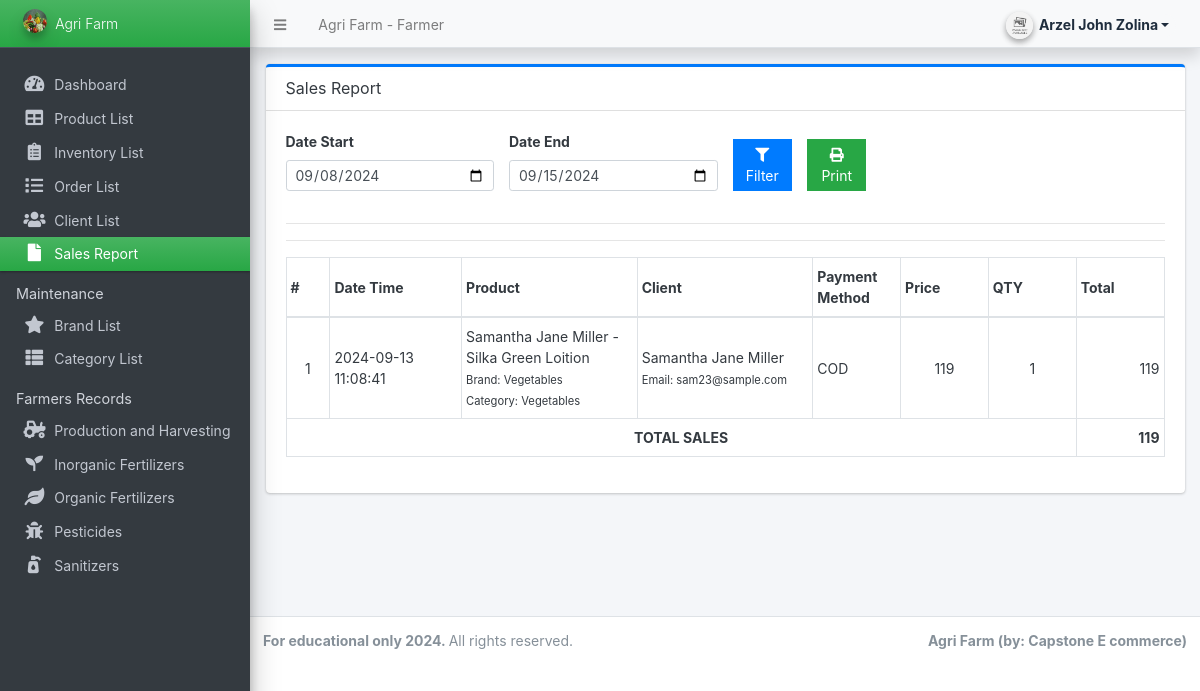
Before: /farmer/?page=sales (signed in) with the older database file.
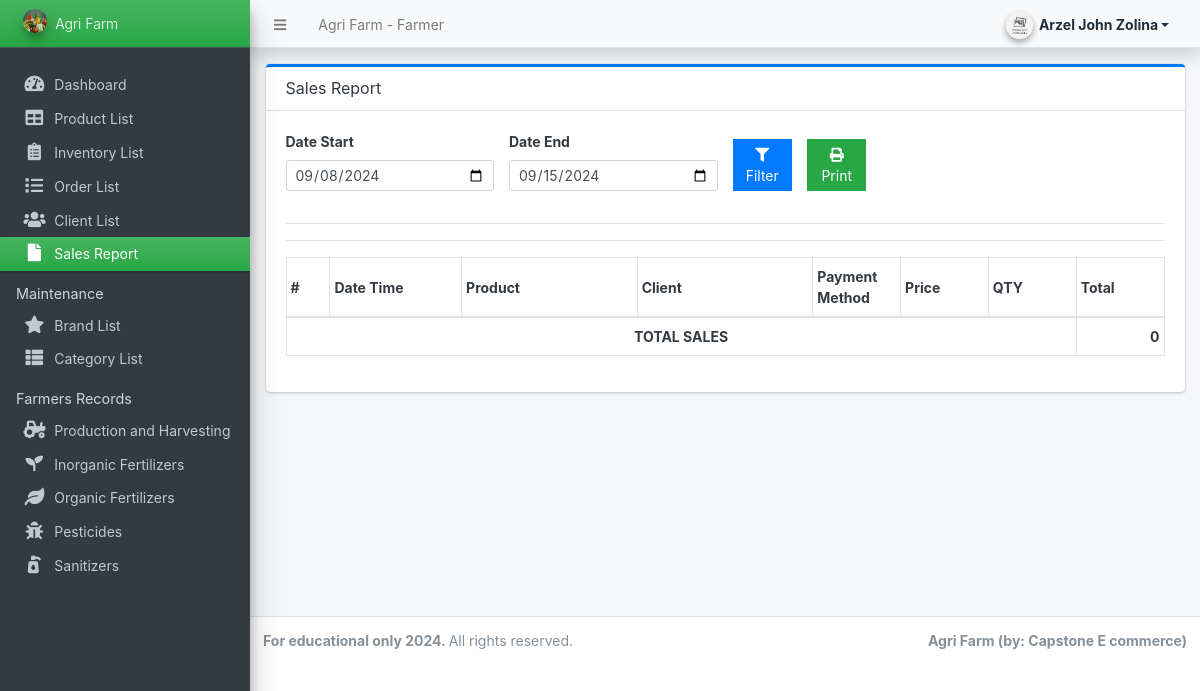
After: the same page with the newer database file.
### tables this page shows
CREATE TABLE `order_list` (
  `id` int(30) NOT NULL,
  `order_id` int(30) NOT NULL,
  `inventory_id` int(30) NOT NULL,
  `quantity` int(30) NOT NULL,
  `price` double NOT NULL,
  `total` double NOT NULL
);

CREATE TABLE `sales` (
  `id` int(30) NOT NULL,
  `order_id` int(30) NOT NULL,
  `total_amount` double NOT NULL,
  `date_created` datetime NOT NULL DEFAULT current_timestamp()
);

CREATE TABLE `inventory` (
  `id` int(30) NOT NULL,
  `variant` text NOT NULL,
  `product_id` int(30) NOT NULL,
  `quantity` double NOT NULL,
  `price` float NOT NULL,
  `date_created` datetime NOT NULL DEFAULT current_timestamp(),
  `date_updated` datetime DEFAULT NULL ON UPDATE current_timestamp()
);

CREATE TABLE `brands` (
  `id` int(30) NOT NULL,
  `name` varchar(250) NOT NULL,
  `description` text DEFAULT NULL,
  `image_path` text DEFAULT NULL,
  `status` tinyint(1) NOT NULL DEFAULT 1,
  `delete_flag` tinyint(1) NOT NULL DEFAULT 0,
  `date_created` datetime NOT NULL DEFAULT current_timestamp()
);

CREATE TABLE `categories` (
  `id` int(30) NOT NULL,
  `category` varchar(250) NOT NULL,
  `description` text DEFAULT NULL,
  `status` tinyint(1) NOT NULL DEFAULT 1,
  `delete_flag` tinyint(1) NOT NULL DEFAULT 0,
  `date_created` datetime NOT NULL DEFAULT current_timestamp()
);

CREATE TABLE `clients` (
  `id` int(30) NOT NULL,
  `firstname` varchar(250) NOT NULL,
  `lastname` varchar(250) NOT NULL,
  `gender` varchar(20) NOT NULL,
  `contact` varchar(15) NOT NULL,
  `email` varchar(250) NOT NULL,
  `password` text NOT NULL,
  `default_delivery_address` text NOT NULL,
  `status` tinyint(1) NOT NULL DEFAULT 1,
  `delete_flag` tinyint(1) NOT NULL DEFAULT 0,
  `date_created` datetime NOT NULL DEFAULT current_timestamp()
);

CREATE TABLE `orders` (
  `id` int(30) NOT NULL,
  `ref_code` varchar(100) NOT NULL,
  `client_id` int(30) NOT NULL,
  `delivery_address` text NOT NULL,
  `payment_method` varchar(100) NOT NULL,
  `order_type` tinyint(1) NOT NULL COMMENT '1= pickup,2= deliver',
  `amount` double NOT NULL,
  `status` tinyint(2) NOT NULL DEFAULT 0 COMMENT '0 = pending,\r\n1= Packed,\r\n2 = Out for Delivery,\r\n3=Delivered,\r\n4=cancelled',
  `paid` tinyint(1) NOT NULL DEFAULT 0,
  `date_created` datetime NOT NULL DEFAULT current_timestamp(),
  `date_updated` datetime DEFAULT NULL ON UPDATE current_timestamp()
);

### config.php (called while the page is built, shortened)
<?php
function format_num($number = '' , $decimal = ''){
    if(is_numeric($number)){
        $ex = explode(".",$number);
        $decLen = isset($ex[1]) ? strlen($ex[1]) : 0;
        if(is_numeric($decimal)){
            return number_format($number,$decimal);
        }else{
            return number_format($number,$decLen);
        }
    }else{
        return "Invalid Input";
    }
}
?>

### farmer/sales/index.php (the view, shortened to what the changed rows need)
<?php
$date_start = isset($_GET['date_start']) ? $_GET['date_start'] :  date("Y-m-d",strtotime(date("Y-m-d")." -7 days")) ;
$date_end = isset($_GET['date_end']) ? $_GET['date_end'] :  date("Y-m-d") ;
?>
<div class="card card-primary card-outline">
    <div class="card-header">
        <h5 class="card-title">Sales Report</h5>
    </div>
    <div class="card-body">
        <form id="filter-form">
            <div class="row align-items-end">
                <div class="form-group col-md-3">
                    <label for="date_start">Date Start</label>
                    <input type="date" class="form-control form-control-sm" name="date_start" value="<?php echo date("Y-m-d",strtotime($date_start)) ?>">
                </div>
                <div class="form-group col-md-3">
                    <label for="date_start">Date End</label>
                    <input type="date" class="form-control form-control-sm" name="date_end" value="<?php echo date("Y-m-d",strtotime($date_end)) ?>">
                </div>
                <div class="form-group col-md-1">
                    <button class="btn btn-flat btn-block btn-primary btn-sm"><i class="fa fa-filter"></i> Filter</button>
                </div>
                <div class="form-group col-md-1">
                    <button class="btn btn-flat btn-block btn-success btn-sm" type="button" id="printBTN"><i class="fa fa-print"></i> Print</button>
                </div>
            </div>
        </form>
        <hr>
        <div id="printable">
            <hr>
            <table class="table table-bordered">
                <colgroup>
                    <col width="5%">
                    <col width="15%">
                    <col width="20%">
                    <col width="20%">
                    <col width="10%">
                    <col width="10%">
                    <col width="10%">
                    <col width="10%">
                </colgroup>
                <thead>
                    <tr>
                        <th>#</th>
                        <th>Date Time</th>
                        <th>Product</th>
                        <th>Client</th>
                        <th>Payment Method</th>
                        <th>Price</th>
                        <th>QTY</th>
                        <th>Total</th>
                    </tr>
                </thead>
                <tbody>
                    <?php
                    $i = 1;
                    $gtotal = 0;
                        $qry = $conn->query("SELECT * FROM `sales` where date(date_created) between '{$date_start}' and '{$date_end}' order by unix_timestamp(date_created) desc ");
                        while($row = $qry->fetch_assoc()):
                            $olist = $conn->query("SELECT ol.*,p.name,b.name as bname,concat(c.firstname,' ',c.lastname) as name,c.email,o.date_created,cc.category,i.variant, o.payment_method FROM order_list ol inner join orders o on o.id = ol.order_id inner join inventory i on ol.inventory_id = i.id inner join `products` p on p.id = i.product_id inner join clients c on c.id = o.client_id inner join brands b on p.brand_id = b.id inner join categories cc on p.category_id = cc.id  where ol.order_id = '{$row['order_id']}' ");
                            while($roww = $olist->fetch_assoc()):
                                $gtotal += $roww['quantity'] * $roww['price'];
                    ?>
                    <tr>
                        <td class="text-center"><?php echo $i++ ?></td>
                        <td><?php echo $row['date_created'] ?></td>
                        <td>
                            <p class="m-0"><?php echo $roww['name']." - ".$roww['variant'] ?></p>
                            <p class="m-0"><small>Brand: <?php echo $roww['bname'] ?></small></p>
                            <p class="m-0"><small>Category: <?php echo $roww['category'] ?></small></p>
                        </td>
                        <td>
                            <p class="m-0"><?php echo $roww['name'] ?></p>
                            <p class="m-0"><small>Email: <?php echo $roww['email'] ?></small></p>
                        </td>
                        <td class=""><?php echo strtoupper($roww['payment_method']) ?></td>
                        <td class="text-center"><?php echo format_num($roww['price']) ?></td>
                        <td class="text-center"><?php echo format_num($roww['quantity']) ?></td>
                        <td class="text-right"><?php echo format_num($roww['quantity'] * $roww['price']) ?></td>
                    </tr>
                    <?php endwhile; ?>
                    <?php endwhile; ?>
                </tbody>
                <tfoot>
                    <tr>
                        <th colspan="7" class="font-weight-bold text-center">TOTAL SALES</th>
                        <th class="text-right font-weight-bold"><?= format_num($gtotal) ?></th>
                    </tr>
                </tfoot>
            </table>
        </div>
    </div>
</div>

Changed rows visible on the page:
no longer on this page (row unchanged): sales: date_created "2024-09-13 11:08:41"
removed order_list: name "Samantha Jane Miller", inventory.variant "Silka Green Loition", brands.name "Vegetables", categories.category "Vegetables", clients.email "sam23@sample.com", order.payment_method "COD", price "119", quantity "1", format_num($roww['quantity']*$roww['price']) "119"
Other visible differences:
format_num($gtotal): "119" → "0"
